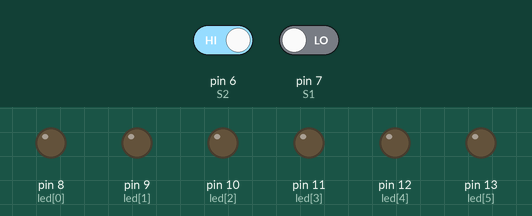
This sketch was run on a simulated Arduino Uno, built with avr-gcc and run on an emulated ATmega328P. On the bench: output pins drawn as LEDs (lit = HIGH). The test bench sets the inputs (shaded band); at power-on: pin 6 (S2) HIGH, pin 7 (S1) LOW.

Above: at 1.2 s.
1.3 s: pin 6 (S2) driven LOW
At 1.6 s:
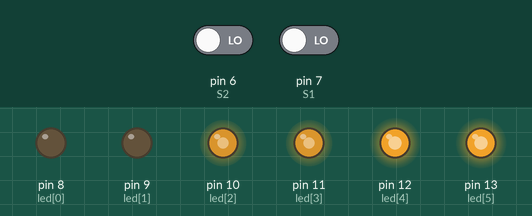
2.8 s: pin 7 (S1) driven HIGH
At 3.5 s:
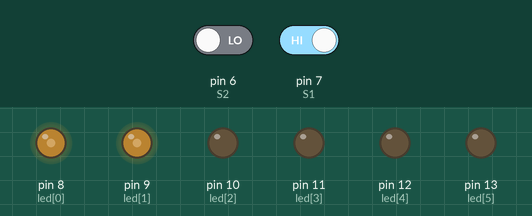
4.3 s: pin 6 (S2) driven HIGH
At 4.7 s:
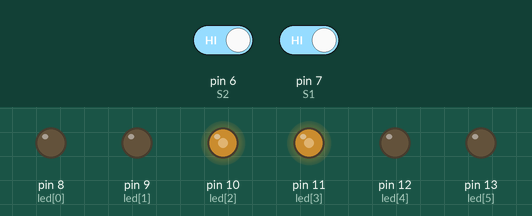
5.8 s: pin 7 (S1) driven LOW
At 7.0 s:
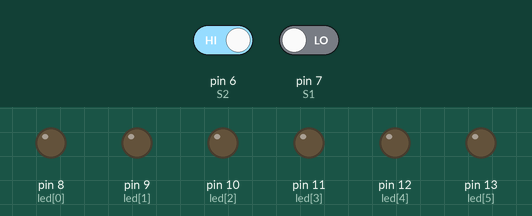
7.3 s: pin 6 (S2) driven LOW
At 8.5 s:
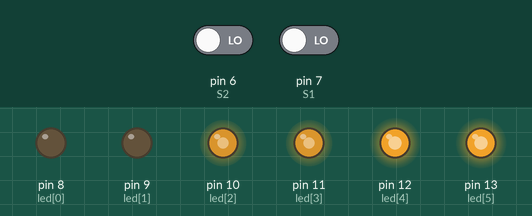
8.8 s: pin 6 (S2) driven HIGH
At 9.3 s:
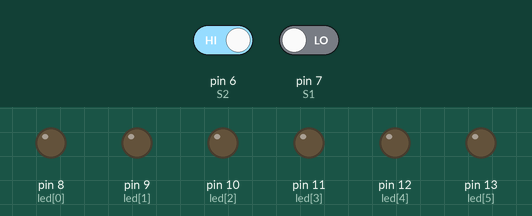
Timing chart, 0 to 11.3 s (numbered marks = the images above; inputs shaded):
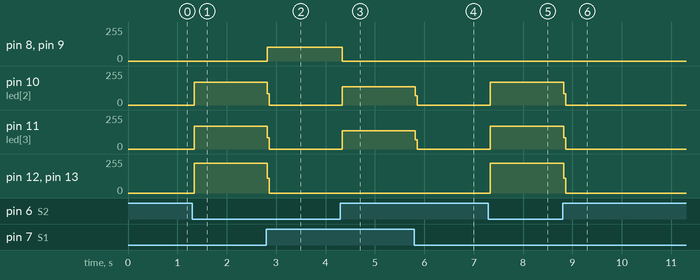

Measured:
- after the input at 1.3 s, pin 10 (led[2]): 0/255 → 169/255 at once; pin 11 (led[3]): 0/255 → 171/255 at once; pin 12 (led[4]), pin 13 (led[5]): 0/255 → 223/255 at once
- after the input at 2.8 s, pin 8 (led[0]), pin 9 (led[1]): 0/255 → 103/255 at once; pin 10 (led[2]): 169/255 → 0/255 at once; pin 11 (led[3]): 171/255 → 0/255 at once; pin 12 (led[4]), pin 13 (led[5]): 223/255 → 0/255 at once
- after the input at 4.3 s, pin 8 (led[0]), pin 9 (led[1]): 103/255 → 0/255 at once; pin 10 (led[2]), pin 11 (led[3]): 0/255 → 138/255 at once
- after the input at 5.8 s, pin 10 (led[2]), pin 11 (led[3]): 138/255 → 0/255 at once
- after the input at 7.3 s, pin 10 (led[2]): 0/255 → 169/255 at once; pin 11 (led[3]): 0/255 → 171/255 at once; pin 12 (led[4]), pin 13 (led[5]): 0/255 → 223/255 at once
- after the input at 8.8 s, pin 10 (led[2]): 169/255 → 0/255 at once; pin 11 (led[3]): 171/255 → 0/255 at once; pin 12 (led[4]), pin 13 (led[5]): 223/255 → 0/255 at once

The sketch:

selecionadois08.ino
```cpp
//definindo o led e botão
int led[6] = {8, 9, 10, 11, 12, 13};  //6 botões do 8 ao 13
int S1 = 7;
int S2 = 6;


void setup() {
  for(int i=0; i<6; i++){
    pinMode(led[i], OUTPUT);
  }
  pinMode(S1, INPUT); //coloca botão
  pinMode(S2, INPUT);
}

void loop() {
    int ligaum = digitalRead(S1);
    int ligadois = digitalRead(S2);

    if(ligaum==1 && ligadois==0){
      digitalWrite (led[0], HIGH);
      digitalWrite (led[1], HIGH);
      digitalWrite (led[2], LOW);
      digitalWrite (led[3], LOW);
      digitalWrite (led[4], LOW);
      digitalWrite (led[5], LOW);
    } else if(ligadois==0||ligaum==1){
      digitalWrite (led[2], HIGH);
      digitalWrite (led[3], HIGH);
      digitalWrite (led[0], LOW);
      digitalWrite (led[1], LOW);
      digitalWrite (led[4], LOW);
      digitalWrite (led[5], LOW);
    }

    if(ligaum==0 && ligadois==0){
      digitalWrite (led[4], HIGH);
      digitalWrite (led[5], HIGH);
      digitalWrite (led[0], LOW);
      digitalWrite (led[1], LOW);
      digitalWrite (led[2], LOW);
      digitalWrite (led[3], LOW);
    }else{
      digitalWrite (led[0], LOW);
      digitalWrite (led[1], LOW);
      digitalWrite (led[2], LOW);
      digitalWrite (led[3], LOW);
      digitalWrite (led[4], LOW);
      digitalWrite (led[5], LOW);
     }
  }
```
